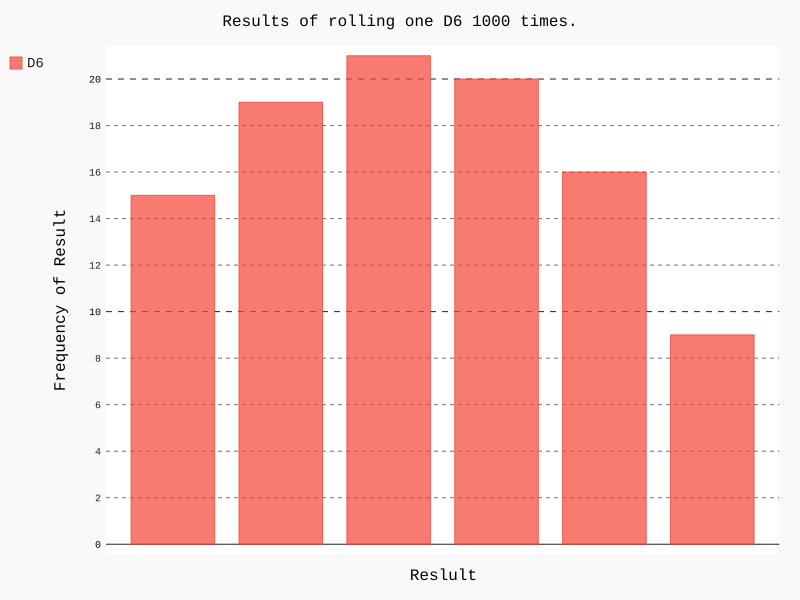

Python code for this plot:
import pygal
from die import Die
# 创建一个D6
die = Die()
# 掷几次骰子， 并将结果存储在一个列表中
results = []
for roll_num in range(100):
    result = die.roll()
    results.append(result)
frequencies = []
for value in range(1,die.num_sides+1):
    frequency = results.count(value)
    frequencies.append(frequency)
hist = pygal.Bar()
hist.title = "Results of rolling one D6 1000 times."
hist.x_lablels = ['1','2','3','4','5','6']
hist.x_title = "Reslult"
hist.y_title = "Frequency of Result"

hist.add('D6',frequencies)
hist.render_to_file('die_visual.svg')
